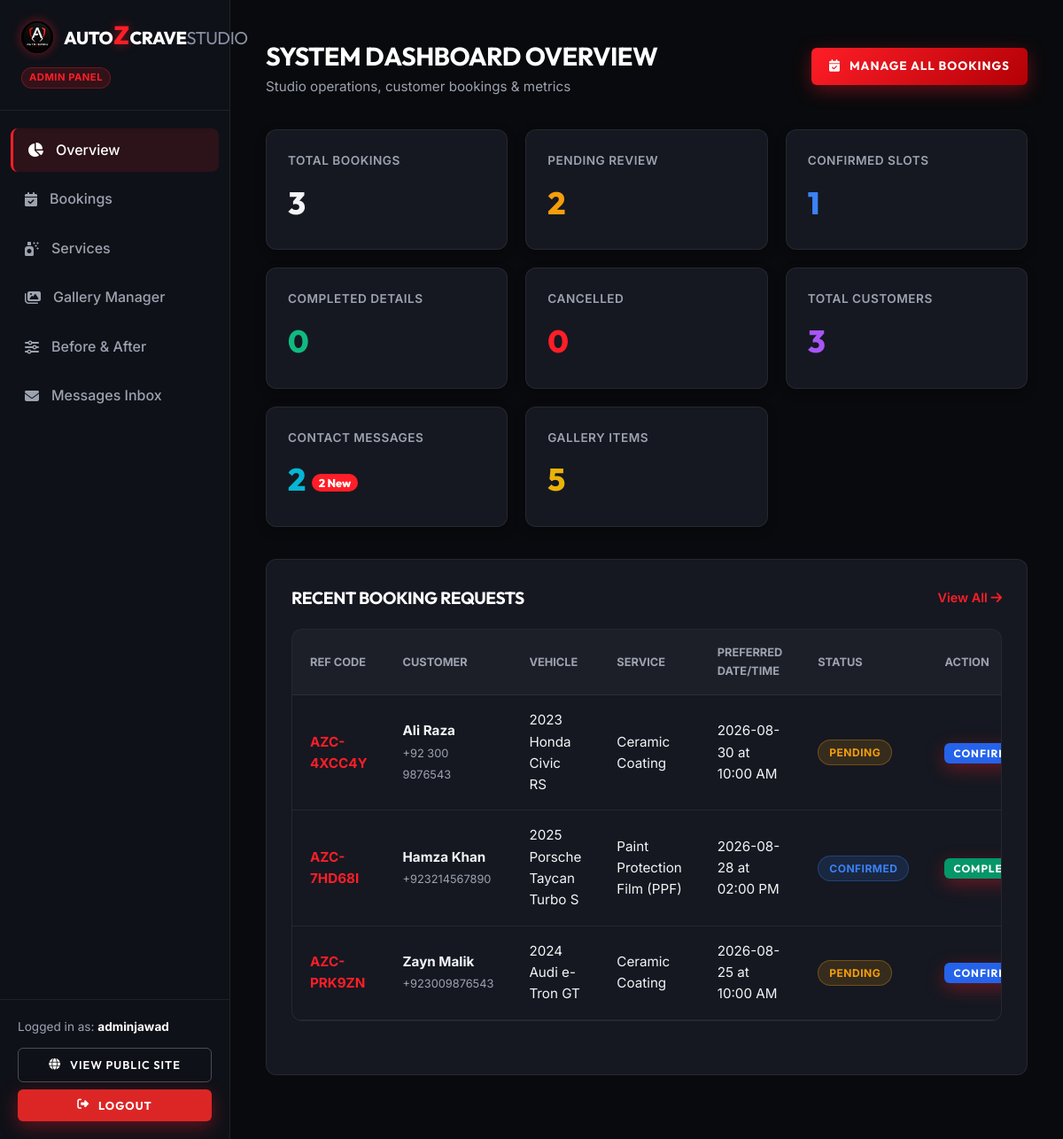
Page /admin/ (signed in) on the earlier database version.
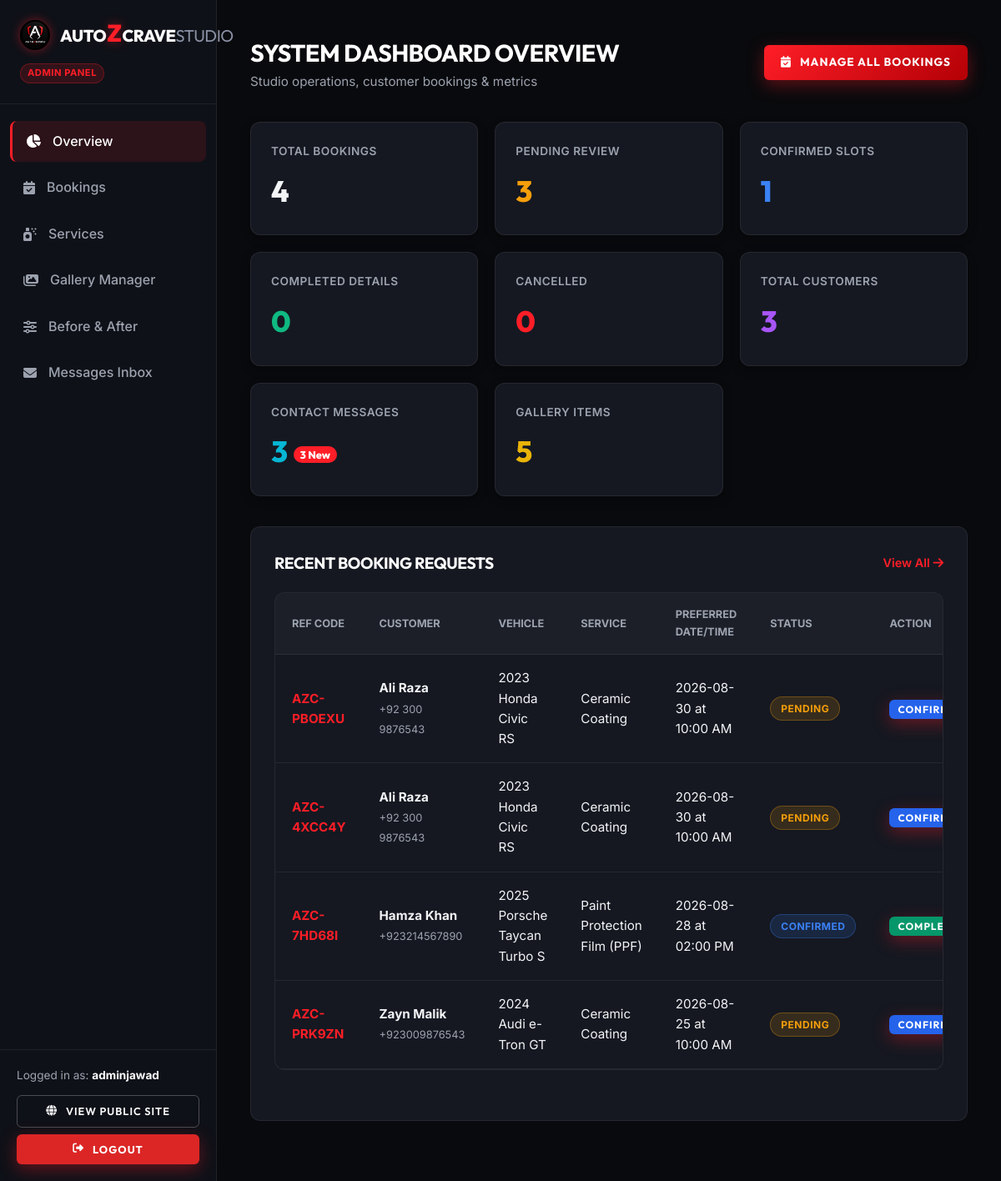
Same page on the later database version.
### models/booking.py (models this page shows, shortened)
class Booking(db.Model):
    __tablename__ = 'bookings'
    id = db.Column(db.Integer, primary_key=True)
    reference_code = db.Column(db.String(20), unique=True, nullable=False, default=generate_booking_ref, index=True)
    customer_name = db.Column(db.String(100), nullable=False)
    customer_email = db.Column(db.String(120), nullable=False)
    customer_phone = db.Column(db.String(30), nullable=False)
    vehicle_make = db.Column(db.String(50), nullable=False)
    vehicle_model = db.Column(db.String(50), nullable=False)
    vehicle_year = db.Column(db.String(10), nullable=False)
    service_id = db.Column(db.Integer, db.ForeignKey('services.id'), nullable=False)
    preferred_date = db.Column(db.String(20), nullable=False)
    preferred_time = db.Column(db.String(20), nullable=False)
    additional_notes = db.Column(db.Text, nullable=True)
    status = db.Column(db.String(20), default='Pending', nullable=False)  # Pending, Confirmed, Completed, Cancelled
    created_at = db.Column(db.DateTime, default=datetime.utcnow)

### models/service.py (models this page shows, shortened)
class Service(db.Model):
    __tablename__ = 'services'
    id = db.Column(db.Integer, primary_key=True)
    name = db.Column(db.String(100), nullable=False)
    description = db.Column(db.Text, nullable=False)
    price = db.Column(db.String(50), nullable=True)  # e.g., "PKR 45,000" or "Starting PKR 30,000"
    duration = db.Column(db.String(50), nullable=True)  # e.g., "1 - 2 Days"
    image = db.Column(db.String(255), nullable=True)
    is_active = db.Column(db.Boolean, default=True, nullable=False)
    created_at = db.Column(db.DateTime, default=datetime.utcnow)
    bookings = db.relationship('Booking', backref='service', lazy=True, cascade='all, delete-orphan')

### routes/admin.py (the view)
@admin_bp.route('/')
@admin_required
def dashboard():
    total_bookings = Booking.query.count()
    pending_bookings = Booking.query.filter_by(status='Pending').count()
    confirmed_bookings = Booking.query.filter_by(status='Confirmed').count()
    completed_bookings = Booking.query.filter_by(status='Completed').count()
    cancelled_bookings = Booking.query.filter_by(status='Cancelled').count()
    total_messages = ContactMessage.query.count()
    unread_messages = ContactMessage.query.filter_by(status='Unread').count()
    total_gallery = GalleryItem.query.count()
    unique_customers = db.session.query(Booking.customer_email).distinct().count()
    recent_bookings = Booking.query.order_by(Booking.created_at.desc()).limit(8).all()
    recent_messages = ContactMessage.query.order_by(ContactMessage.created_at.desc()).limit(5).all()
    return render_template('admin/dashboard.html',
                           total_bookings=total_bookings,
                           pending_bookings=pending_bookings,
                           confirmed_bookings=confirmed_bookings,
                           completed_bookings=completed_bookings,
                           cancelled_bookings=cancelled_bookings,
                           total_messages=total_messages,
                           unread_messages=unread_messages,
                           total_gallery=total_gallery,
                           unique_customers=unique_customers,
                           recent_bookings=recent_bookings,
                           recent_messages=recent_messages)

### models/user.py (called while the page is built)
    def is_admin(self):
        return self.role == 'admin'

### routes/admin.py (called while the page is built)
def admin_required(f):
    @wraps(f)
    @login_required
    def decorated_function(*args, **kwargs):
        if not current_user.is_admin():
            flash('Admin authorization required.', 'error')
            return redirect(url_for('auth.login'))
        return f(*args, **kwargs)
    return decorated_function

### templates/admin/dashboard.html (shortened to what the changed rows need)
{% extends "admin/base_admin.html" %}
{% block content %}
<div class="admin-header">
    <div>
        <h1 class="admin-page-title">SYSTEM DASHBOARD OVERVIEW</h1>
    </div>
</div>
<div class="stats-grid">
    <div class="stat-card">
        <span class="stat-label">Total Bookings</span>
        <div class="stat-value">{{ total_bookings }}</div>
    </div>
    <div class="stat-card">
        <span class="stat-label">Pending Review</span>
        <div class="stat-value pending">{{ pending_bookings }}</div>
    </div>
    <div class="stat-card">
        <span class="stat-label">Contact Messages</span>
        <div class="stat-value" style="color: #06b6d4;">{{ total_messages }} {% if unread_messages %}<span style="font-size: 0.8rem; background: var(--admin-red); color:#fff; padding:2px 8px; border-radius:50px; vertical-align:middle;">{{ unread_messages }} New</span>{% endif %}</div>
    </div>
</div>
<div class="admin-card-box">
    <div class="admin-table-container">
        <table class="admin-table">
            <thead>
                <tr>
                    <th>REF CODE</th>
                    <th>CUSTOMER</th>
                    <th>VEHICLE</th>
                    <th>SERVICE</th>
                    <th>PREFERRED DATE/TIME</th>
                    <th>STATUS</th>
                    <th>ACTION</th>
                </tr>
            </thead>
            <tbody>
                {% for b in recent_bookings %}
                <tr>
                    <td style="font-weight: 700; color: var(--admin-red);">{{ b.reference_code }}</td>
                    <td>
                        <strong style="display:block;">{{ b.customer_name }}</strong>
                        <span style="font-size:0.8rem; color:var(--admin-muted);">{{ b.customer_phone }}</span>
                    </td>
                    <td>{{ b.vehicle_year }} {{ b.vehicle_make }} {{ b.vehicle_model }}</td>
                    <td>{{ b.service.name }}</td>
                    <td>{{ b.preferred_date }} at {{ b.preferred_time }}</td>
                    <td>
                        <span class="badge badge-{{ b.status.lower() }}">{{ b.status }}</span>
                    </td>
                    <td>
                        <form action="{{ url_for('admin.update_booking_status', booking_id=b.id) }}" method="POST" style="display:inline-flex; gap:4px;">
                            {% if b.status == 'Pending' %}
                            <button type="submit" name="status" value="Confirmed" class="btn-primary" style="padding: 4px 10px; font-size: 0.75rem; background: #2563eb;">Confirm</button>
                            {% elif b.status == 'Confirmed' %}
                            <button type="submit" name="status" value="Completed" class="btn-primary" style="padding: 4px 10px; font-size: 0.75rem; background: #059669;">Complete</button>
                            {% else %}
                            <a href="{{ url_for('admin.bookings') }}" style="font-size: 0.85rem; color: var(--admin-muted);">Manage</a>
                            {% endif %}
                        </form>
                    </td>
                </tr>
                {% else %}
                <tr>
                    <td colspan="7" style="text-align: center; color: var(--admin-muted); padding: 30px;">No recent bookings found.</td>
                </tr>
                {% endfor %}
            </tbody>
        </table>
    </div>
</div>
{% endblock %}

Differences in the rows shown:
added Booking: reference_code "AZC-PBOEXU", customer_name "Ali Raza", customer_phone "+92 300 9876543", vehicle_year "2023", vehicle_make "Honda", vehicle_model "Civic RS", service.name "Ceramic Coating", preferred_date "2026-08-30", preferred_time "10:00 AM", status "PENDING", shows "CONFIRM"
Other differences:
{{ total_bookings }}: "3" → "4"
{{ pending_bookings }}: "2" → "3"
{{ total_messages }}: "2" → "3"
{{ unread_messages }}: "2" → "3"
